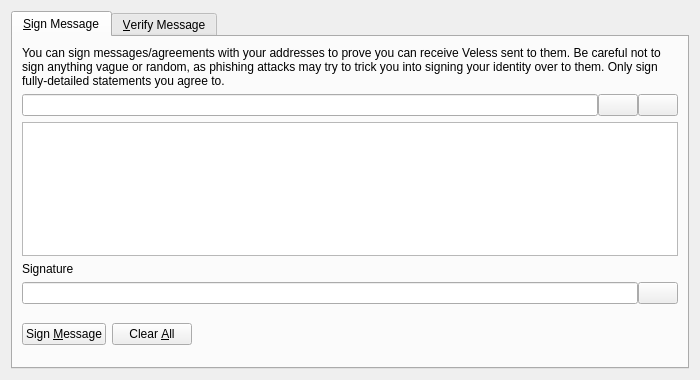
<?xml version="1.0" encoding="UTF-8"?>
<ui version="4.0">
 <class>SignVerifyMessageDialog</class>
 <widget class="QDialog" name="SignVerifyMessageDialog">
  <property name="geometry">
   <rect>
    <x>0</x>
    <y>0</y>
    <width>700</width>
    <height>380</height>
   </rect>
  </property>
  <property name="windowTitle">
   <string>Signatures - Sign / Verify a Message</string>
  </property>
  <property name="modal">
   <bool>true</bool>
  </property>
  <layout class="QVBoxLayout" name="verticalLayout">
   <item>
    <widget class="QTabWidget" name="tabWidget">
     <property name="currentIndex">
      <number>0</number>
     </property>
     <widget class="QWidget" name="tabSignMessage">
      <attribute name="title">
       <string>&amp;Sign Message</string>
      </attribute>
      <layout class="QVBoxLayout" name="verticalLayout_SM">
       <item>
        <widget class="QLabel" name="infoLabel_SM">
         <property name="text">
          <string>You can sign messages/agreements with your addresses to prove you can receive Veless sent to them. Be careful not to sign anything vague or random, as phishing attacks may try to trick you into signing your identity over to them. Only sign fully-detailed statements you agree to.</string>
         </property>
         <property name="textFormat">
          <enum>Qt::PlainText</enum>
         </property>
         <property name="wordWrap">
          <bool>true</bool>
         </property>
        </widget>
       </item>
       <item>
        <layout class="QHBoxLayout" name="horizontalLayout_1_SM">
         <property name="spacing">
          <number>0</number>
         </property>
         <item>
          <widget class="QValidatedLineEdit" name="addressIn_SM">
           <property name="toolTip">
            <string>The Veles address to sign the message with</string>
           </property>
          </widget>
         </item>
         <item>
          <widget class="QPushButton" name="addressBookButton_SM">
           <property name="toolTip">
            <string>Choose previously used address</string>
           </property>
           <property name="text">
            <string/>
           </property>
           <property name="icon">
            <iconset resource="../bitcoin.qrc">
             <normaloff>:/icons/address-book</normaloff>:/icons/address-book</iconset>
           </property>
           <property name="shortcut">
            <string>Alt+A</string>
           </property>
           <property name="autoDefault">
            <bool>false</bool>
           </property>
          </widget>
         </item>
         <item>
          <widget class="QPushButton" name="pasteButton_SM">
           <property name="toolTip">
            <string>Paste address from clipboard</string>
           </property>
           <property name="text">
            <string/>
           </property>
           <property name="icon">
            <iconset resource="../bitcoin.qrc">
             <normaloff>:/icons/editpaste</normaloff>:/icons/editpaste</iconset>
           </property>
           <property name="shortcut">
            <string>Alt+P</string>
           </property>
           <property name="autoDefault">
            <bool>false</bool>
           </property>
          </widget>
         </item>
        </layout>
       </item>
       <item>
        <widget class="QPlainTextEdit" name="messageIn_SM">
         <property name="toolTip">
          <string>Enter the message you want to sign here</string>
         </property>
        </widget>
       </item>
       <item>
        <widget class="QLabel" name="signatureLabel_SM">
         <property name="text">
          <string>Signature</string>
         </property>
         <property name="textFormat">
          <enum>Qt::PlainText</enum>
         </property>
        </widget>
       </item>
       <item>
        <layout class="QHBoxLayout" name="horizontalLayout_2_SM">
         <property name="spacing">
          <number>0</number>
         </property>
         <item>
          <widget class="QLineEdit" name="signatureOut_SM">
           <property name="font">
            <font>
             <italic>true</italic>
            </font>
           </property>
           <property name="readOnly">
            <bool>true</bool>
           </property>
          </widget>
         </item>
         <item>
          <widget class="QPushButton" name="copySignatureButton_SM">
           <property name="toolTip">
            <string>Copy the current signature to the system clipboard</string>
           </property>
           <property name="text">
            <string/>
           </property>
           <property name="icon">
            <iconset resource="../bitcoin.qrc">
             <normaloff>:/icons/editcopy</normaloff>:/icons/editcopy</iconset>
           </property>
           <property name="autoDefault">
            <bool>false</bool>
           </property>
          </widget>
         </item>
        </layout>
       </item>
       <item>
        <layout class="QHBoxLayout" name="horizontalLayout_3_SM">
         <item>
          <widget class="QPushButton" name="signMessageButton_SM">
           <property name="toolTip">
            <string>Sign the message to prove you own this Veles address</string>
           </property>
           <property name="text">
            <string>Sign &amp;Message</string>
           </property>
           <property name="icon">
            <iconset resource="../bitcoin.qrc">
             <normaloff>:/icons/edit</normaloff>:/icons/edit</iconset>
           </property>
           <property name="autoDefault">
            <bool>false</bool>
           </property>
          </widget>
         </item>
         <item>
          <widget class="QPushButton" name="clearButton_SM">
           <property name="toolTip">
            <string>Reset all sign message fields</string>
           </property>
           <property name="text">
            <string>Clear &amp;All</string>
           </property>
           <property name="icon">
            <iconset resource="../bitcoin.qrc">
             <normaloff>:/icons/remove</normaloff>:/icons/remove</iconset>
           </property>
           <property name="autoDefault">
            <bool>false</bool>
           </property>
          </widget>
         </item>
         <item>
          <spacer name="horizontalSpacer_1_SM">
           <property name="orientation">
            <enum>Qt::Horizontal</enum>
           </property>
           <property name="sizeHint" stdset="0">
            <size>
             <width>40</width>
             <height>48</height>
            </size>
           </property>
          </spacer>
         </item>
         <item>
          <widget class="QLabel" name="statusLabel_SM">
           <property name="font">
            <font>
             <weight>75</weight>
             <bold>true</bold>
            </font>
           </property>
           <property name="text">
            <string/>
           </property>
           <property name="wordWrap">
            <bool>true</bool>
           </property>
          </widget>
         </item>
         <item>
          <spacer name="horizontalSpacer_2_SM">
           <property name="orientation">
            <enum>Qt::Horizontal</enum>
           </property>
           <property name="sizeHint" stdset="0">
            <size>
             <width>40</width>
             <height>48</height>
            </size>
           </property>
          </spacer>
         </item>
        </layout>
       </item>
      </layout>
     </widget>
     <widget class="QWidget" name="tabVerifyMessage">
      <attribute name="title">
       <string>&amp;Verify Message</string>
      </attribute>
      <layout class="QVBoxLayout" name="verticalLayout_VM">
       <item>
        <widget class="QLabel" name="infoLabel_VM">
         <property name="text">
          <string>Enter the receiver's address, message (ensure you copy line breaks, spaces, tabs, etc. exactly) and signature below to verify the message. Be careful not to read more into the signature than what is in the signed message itself, to avoid being tricked by a man-in-the-middle attack. Note that this only proves the signing party receives with the address, it cannot prove sendership of any transaction!</string>
         </property>
         <property name="textFormat">
          <enum>Qt::PlainText</enum>
         </property>
         <property name="alignment">
          <set>Qt::AlignLeading|Qt::AlignLeft|Qt::AlignTop</set>
         </property>
         <property name="wordWrap">
          <bool>true</bool>
         </property>
        </widget>
       </item>
       <item>
        <layout class="QHBoxLayout" name="horizontalLayout_1_VM">
         <property name="spacing">
          <number>0</number>
         </property>
         <item>
          <widget class="QValidatedLineEdit" name="addressIn_VM">
           <property name="toolTip">
            <string>The Veles address the message was signed with</string>
           </property>
          </widget>
         </item>
         <item>
          <widget class="QPushButton" name="addressBookButton_VM">
           <property name="toolTip">
            <string>Choose previously used address</string>
           </property>
           <property name="text">
            <string/>
           </property>
           <property name="icon">
            <iconset resource="../bitcoin.qrc">
             <normaloff>:/icons/address-book</normaloff>:/icons/address-book</iconset>
           </property>
           <property name="shortcut">
            <string>Alt+A</string>
           </property>
           <property name="autoDefault">
            <bool>false</bool>
           </property>
          </widget>
         </item>
        </layout>
       </item>
       <item>
        <widget class="QPlainTextEdit" name="messageIn_VM"/>
       </item>
       <item>
        <widget class="QValidatedLineEdit" name="signatureIn_VM"/>
       </item>
       <item>
        <layout class="QHBoxLayout" name="horizontalLayout_2_VM">
         <item>
          <widget class="QPushButton" name="verifyMessageButton_VM">
           <property name="toolTip">
            <string>Verify the message to ensure it was signed with the specified Veles address</string>
           </property>
           <property name="text">
            <string>Verify &amp;Message</string>
           </property>
           <property name="icon">
            <iconset resource="../bitcoin.qrc">
             <normaloff>:/icons/transaction_0</normaloff>:/icons/transaction_0</iconset>
           </property>
           <property name="autoDefault">
            <bool>false</bool>
           </property>
          </widget>
         </item>
         <item>
          <widget class="QPushButton" name="clearButton_VM">
           <property name="toolTip">
            <string>Reset all verify message fields</string>
           </property>
           <property name="text">
            <string>Clear &amp;All</string>
           </property>
           <property name="icon">
            <iconset resource="../bitcoin.qrc">
             <normaloff>:/icons/remove</normaloff>:/icons/remove</iconset>
           </property>
           <property name="autoDefault">
            <bool>false</bool>
           </property>
          </widget>
         </item>
         <item>
          <spacer name="horizontalSpacer_1_VM">
           <property name="orientation">
            <enum>Qt::Horizontal</enum>
           </property>
           <property name="sizeHint" stdset="0">
            <size>
             <width>40</width>
             <height>48</height>
            </size>
           </property>
          </spacer>
         </item>
         <item>
          <widget class="QLabel" name="statusLabel_VM">
           <property name="font">
            <font>
             <weight>75</weight>
             <bold>true</bold>
            </font>
           </property>
           <property name="text">
            <string/>
           </property>
           <property name="wordWrap">
            <bool>true</bool>
           </property>
          </widget>
         </item>
         <item>
          <spacer name="horizontalSpacer_2_VM">
           <property name="orientation">
            <enum>Qt::Horizontal</enum>
           </property>
           <property name="sizeHint" stdset="0">
            <size>
             <width>40</width>
             <height>48</height>
            </size>
           </property>
          </spacer>
         </item>
        </layout>
       </item>
      </layout>
     </widget>
    </widget>
   </item>
  </layout>
 </widget>
 <customwidgets>
  <customwidget>
   <class>QValidatedLineEdit</class>
   <extends>QLineEdit</extends>
   <header>qt/qvalidatedlineedit.h</header>
  </customwidget>
 </customwidgets>
 <resources>
  <include location="../bitcoin.qrc"/>
 </resources>
 <connections/>
</ui>
